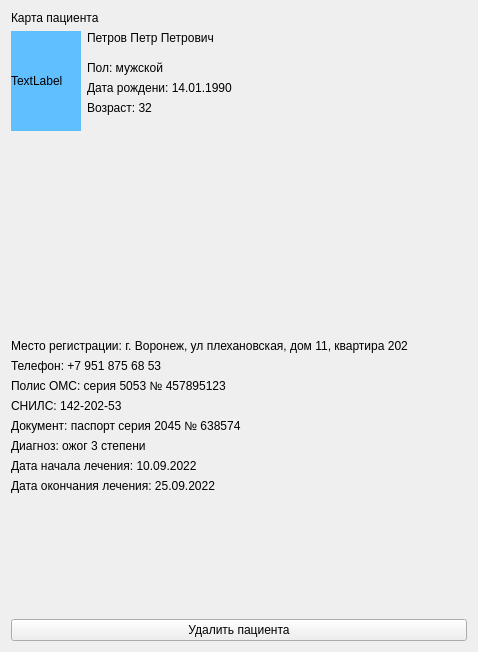
<?xml version="1.0" encoding="UTF-8"?>
<ui version="4.0">
 <class>Form</class>
 <widget class="QWidget" name="Form">
  <property name="geometry">
   <rect>
    <x>0</x>
    <y>0</y>
    <width>478</width>
    <height>652</height>
   </rect>
  </property>
  <property name="windowTitle">
   <string>Form</string>
  </property>
  <layout class="QVBoxLayout" name="verticalLayout_5">
   <item>
    <layout class="QVBoxLayout" name="verticalLayout_3">
     <item>
      <widget class="QLabel" name="label">
       <property name="text">
        <string>Карта пациента</string>
       </property>
      </widget>
     </item>
     <item>
      <layout class="QHBoxLayout" name="horizontalLayout">
       <item>
        <layout class="QVBoxLayout" name="verticalLayout_2">
         <item>
          <widget class="QLabel" name="card_image_patient">
           <property name="minimumSize">
            <size>
             <width>70</width>
             <height>100</height>
            </size>
           </property>
           <property name="styleSheet">
            <string notr="true">background-color: rgb(96, 191, 255);</string>
           </property>
           <property name="text">
            <string>TextLabel</string>
           </property>
          </widget>
         </item>
         <item>
          <spacer name="verticalSpacer_3">
           <property name="orientation">
            <enum>Qt::Vertical</enum>
           </property>
           <property name="sizeHint" stdset="0">
            <size>
             <width>20</width>
             <height>40</height>
            </size>
           </property>
          </spacer>
         </item>
        </layout>
       </item>
       <item>
        <layout class="QVBoxLayout" name="verticalLayout">
         <item>
          <widget class="QLabel" name="card_fullname_patient">
           <property name="text">
            <string>Петров Петр Петрович</string>
           </property>
          </widget>
         </item>
         <item>
          <spacer name="verticalSpacer_2">
           <property name="orientation">
            <enum>Qt::Vertical</enum>
           </property>
           <property name="sizeType">
            <enum>QSizePolicy::Minimum</enum>
           </property>
           <property name="sizeHint" stdset="0">
            <size>
             <width>20</width>
             <height>10</height>
            </size>
           </property>
          </spacer>
         </item>
         <item>
          <widget class="QLabel" name="card_gender_patient">
           <property name="text">
            <string>Пол: мужской</string>
           </property>
          </widget>
         </item>
         <item>
          <widget class="QLabel" name="card_date_birth_patient">
           <property name="text">
            <string>Дата рождени: 14.01.1990</string>
           </property>
          </widget>
         </item>
         <item>
          <widget class="QLabel" name="card_age_patient">
           <property name="text">
            <string>Возраст: 32</string>
           </property>
          </widget>
         </item>
         <item>
          <spacer name="verticalSpacer">
           <property name="orientation">
            <enum>Qt::Vertical</enum>
           </property>
           <property name="sizeHint" stdset="0">
            <size>
             <width>20</width>
             <height>40</height>
            </size>
           </property>
          </spacer>
         </item>
        </layout>
       </item>
       <item>
        <spacer name="horizontalSpacer_2">
         <property name="orientation">
          <enum>Qt::Horizontal</enum>
         </property>
         <property name="sizeType">
          <enum>QSizePolicy::Expanding</enum>
         </property>
         <property name="sizeHint" stdset="0">
          <size>
           <width>40</width>
           <height>20</height>
          </size>
         </property>
        </spacer>
       </item>
      </layout>
     </item>
     <item>
      <layout class="QVBoxLayout" name="verticalLayout_4">
       <property name="topMargin">
        <number>0</number>
       </property>
       <item>
        <widget class="QLabel" name="card_address_patient">
         <property name="text">
          <string>Место регистрации: г. Воронеж, ул плехановская, дом 11, квартира 202</string>
         </property>
        </widget>
       </item>
       <item>
        <widget class="QLabel" name="card_phone_patient">
         <property name="text">
          <string>Телефон: +7 951 875 68 53</string>
         </property>
        </widget>
       </item>
       <item>
        <widget class="QLabel" name="card_oms_patient">
         <property name="text">
          <string>Полис ОМС: серия 5053 № 457895123</string>
         </property>
        </widget>
       </item>
       <item>
        <widget class="QLabel" name="card_snils_patient">
         <property name="text">
          <string>СНИЛС: 142-202-53</string>
         </property>
        </widget>
       </item>
       <item>
        <widget class="QLabel" name="card_document_patient">
         <property name="text">
          <string>Документ: паспорт серия 2045 № 638574</string>
         </property>
        </widget>
       </item>
       <item>
        <widget class="QLabel" name="card_diagnosis_patient">
         <property name="text">
          <string>Диагноз: ожог 3 степени</string>
         </property>
        </widget>
       </item>
       <item>
        <widget class="QLabel" name="card_healing_date_start_patient">
         <property name="text">
          <string>Дата начала лечения: 10.09.2022</string>
         </property>
        </widget>
       </item>
       <item>
        <widget class="QLabel" name="card_healing_date_end_patient">
         <property name="text">
          <string>Дата окончания лечения: 25.09.2022</string>
         </property>
        </widget>
       </item>
       <item>
        <spacer name="verticalSpacer_4">
         <property name="orientation">
          <enum>Qt::Vertical</enum>
         </property>
         <property name="sizeHint" stdset="0">
          <size>
           <width>20</width>
           <height>40</height>
          </size>
         </property>
        </spacer>
       </item>
       <item>
        <widget class="QPushButton" name="delete_patient_button">
         <property name="text">
          <string>Удалить пациента</string>
         </property>
        </widget>
       </item>
      </layout>
     </item>
    </layout>
   </item>
  </layout>
 </widget>
 <resources/>
 <connections/>
</ui>
